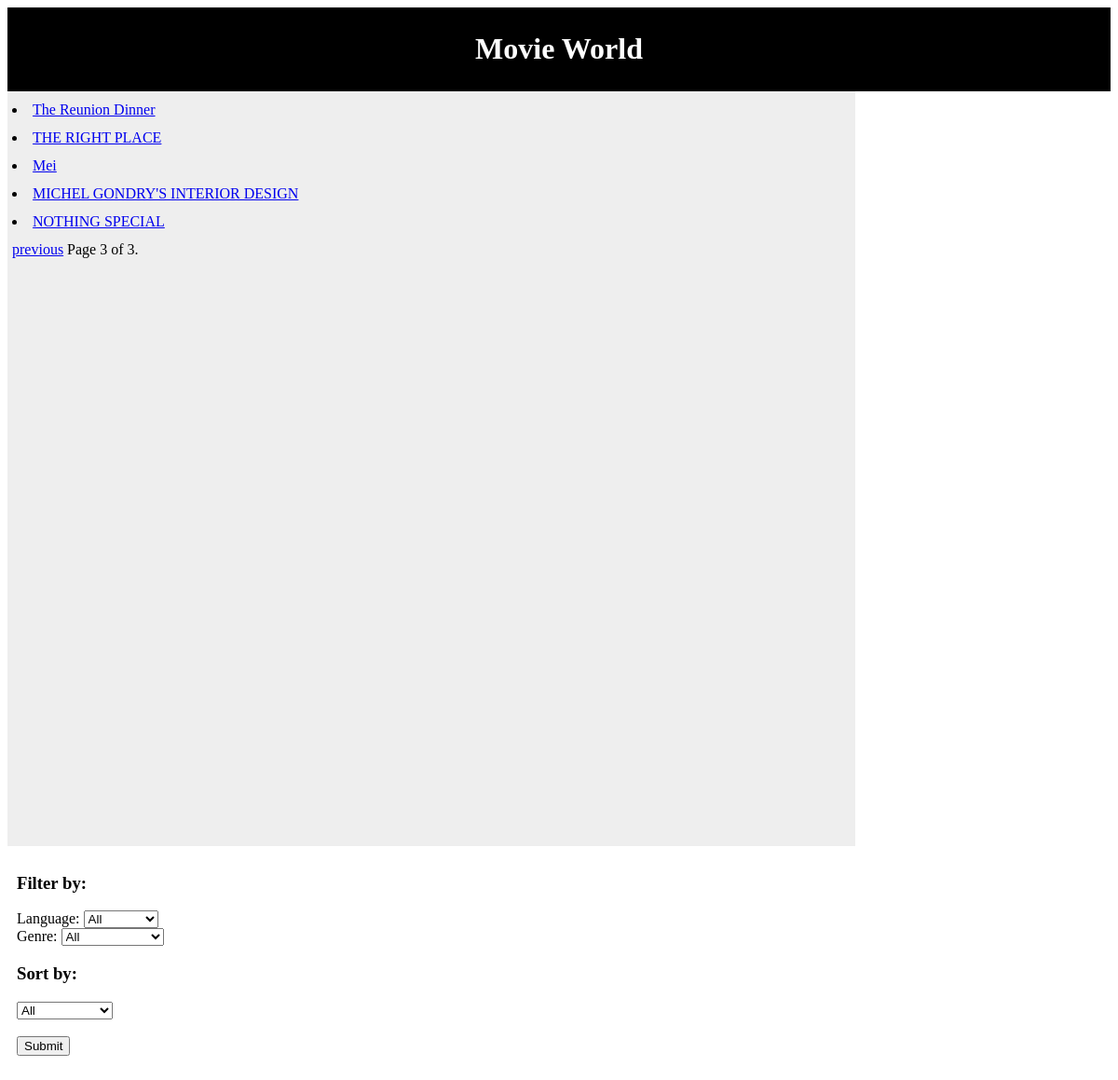
Screenshot of /movie_info/filter_sort?page=3 with the database file from the repository.
### movie_info/models.py (models this page shows, shortened)
class Movie(models.Model):
    title = models.CharField(max_length=50)
    description = models.CharField(max_length=200)
    movie_length = models.IntegerField(default=0)
    movie_release_date = models.DateField()

### movie_info/views.py (the view)
def filter_sort(request):
    initialize()
    global language, genre, sorter
    lang = request.GET.get('filter_language', None)
    if lang:
        global language
        language = request.GET.get('filter_language')
    gen =  request.GET.get('filter_genre', None)
    if gen:
        global genre
        genre = request.GET.get('filter_genre')
    sort = request.GET.get('Sort', None)
    if sort:
        global sorter
        sorter = request.GET.get('Sort')
    if lang and gen and sort:
        if (lang != 'All' and gen != 'All' and sort != 'no_sort'):
            return lgs(request)
        elif (lang != 'All'  and gen != 'All') or (request.GET.get('lg',None)):
            return lg(request)
        elif lang != 'All' and sort != 'no_sort':
            return ls(request)
        elif gen != 'All' and sort != 'no_sort':
            return gs(request)
        elif lang != 'All':
            return la(request)
        elif genre != 'All':
            return ge(request)
        elif sorter != 'no_sort':
            return so(request)
    elif (request.GET.get('lgs',None)):
        return lgs(request)
    elif (request.GET.get('lg',None)):
        return lg(request)
    elif (request.GET.get('ls',None)):
        return ls(request)
    elif (request.GET.get('gs',None)):
        return gs(request)
    elif (request.GET.get('la',None)):
        return la(request)
    elif (request.GET.get('g',None)):
        return ge(request)
    elif (request.GET.get('s',None)):
        return so(request)
    else:
        return index(request)

### movie_info/views.py (called while the page is built)
def initialize():
    global m, c, l,g
    m = Movie.objects.all()
    c = Category.objects.all()
    l = Category.objects.filter(c_type__startswith='Language')
    g = Category.objects.filter(c_type__startswith='Genre')

def index(request):
    initialize()
    paginator = Paginator(m, 10)
    page = request.GET.get('page')
    try:
        movies = paginator.page(page)
    except PageNotAnInteger:
        movies = paginator.page(1)
    except EmptyPage:
        movies = paginator.page(paginator.num_pages)
    return render_to_response('movie_info/list.html', {"movies": movies,'categories': c, 'languages':l, 'genres':g})

### movie_info/templates/movie_info/list.html (shortened to what this page needs)
<html>
<head>
</head>
<div id = "header">
<h1>Movie World</h1>
</div>
<div id = mid_left>
{% for movie in movies %}
<li> <a href="/movie_info/{{movie.id}}/">{{ movie.title }}</a> <br/>
</li>
{% endfor %}
{% if movies.has_previous %}
<a href="?page={{ movies.previous_page_number }}">previous</a>
{% endif %}
Page {{ movies.number }} of {{ movies.paginator.num_pages }}.
</div>
<div id = mid_right>
<h3>Filter by:</h3>
<form action="/movie_info/filter_sort/" method="get">
  <label> Language:   </label>
  <select name="filter_language">
    <option value="All">All</option>
  </select>
  <br/>
  <label> Genre:   </label>
  <select name="filter_genre">
    <option value="All">All</option>
  </select>
  <br/>
<h3>Sort by:</h3>
<select name="Sort">
  <option value="no_sort">All</option>
</select>
<br/>
<br/>
<input type ='submit' value="Submit">
</form>
</div>

### movie_info/templates/movie_info/list.html (style rules this page uses)
#header { background-color:black; color:white; text-align:center; padding:5px; }
#mid_left { line-height:30px; background-color:#eeeeee; height:800px; width:900px; float:left; padding:5px; }
#mid_right { width:350px; float:left; padding:10px; }

### rows the page displays
Movie: title "The Reunion Dinner"
Movie: title "THE RIGHT PLACE"
Movie: title "Mei"
Movie: title "MICHEL GONDRY'S INTERIOR DESIGN"
Movie: title "NOTHING SPECIAL"

### other values shown
{{ movies.number }} "3"
{{ movies.paginator.num_pages }} "3"
